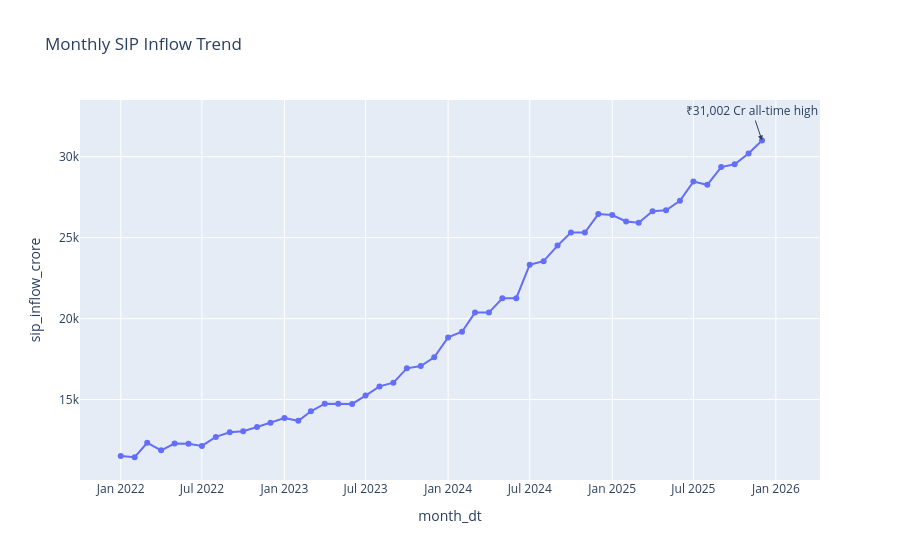

Source (notebook cell):
### Markdown cell above
## 3. SIP inflow time series

### Code cell
sip["month_dt"] = pd.to_datetime(sip["month"] + "-01")
fig = px.line(sip, x="month_dt", y="sip_inflow_crore", markers=True, title="Monthly SIP Inflow Trend")
fig.add_annotation(x="2025-12-01", y=31002, text="₹31,002 Cr all-time high", showarrow=True, arrowhead=2)
fig.show()
